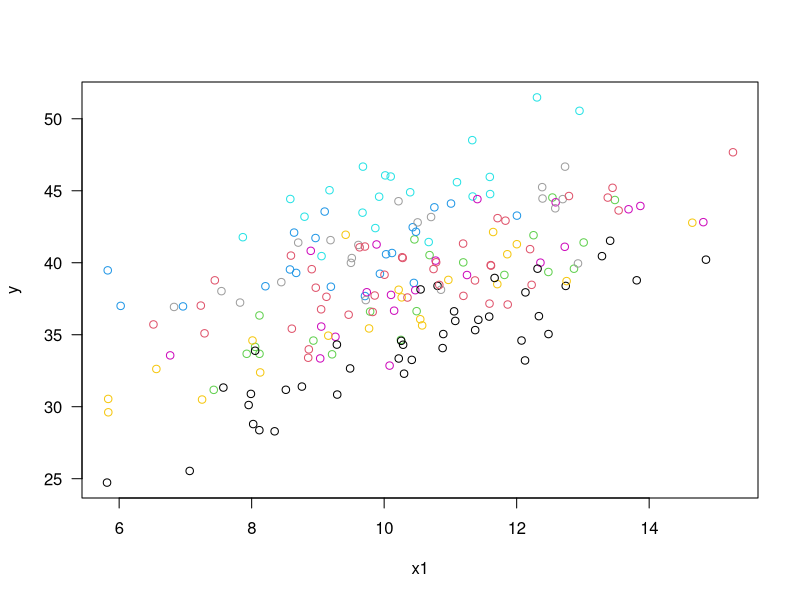

Generate this figure with R:
set.seed(145)
x1 = rnorm(200, 10, 2) # mean 10 sd 2

groupmeans = rep(rnorm(10, 20, 4), each=20) # mean 20, sd 4
groupID = as.factor(rep(paste0("Group", 1:10), each=20))
y = 2 + 1.5*x1 + groupmeans + rnorm(200, 0, 2)

par(mfrow = c(1,1))
plot(x1, y, col=as.numeric(groupID), las=1)
# we could partly be interested in quantifying the contribution of group differences to the overall variance
# partly in accounting for group membership when estimating the relationship between y and x1.

